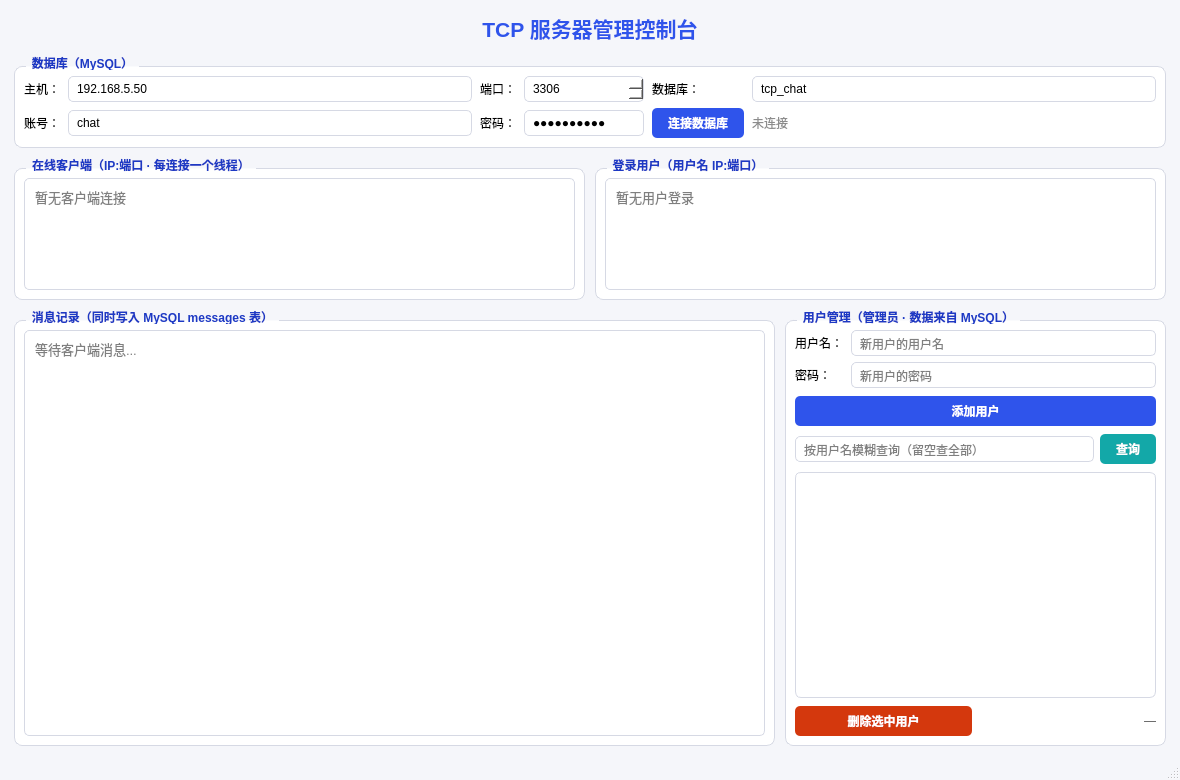
<?xml version="1.0" encoding="UTF-8"?>
<ui version="4.0">
 <class>MainWindow</class>
 <widget class="QMainWindow" name="MainWindow">
  <property name="geometry">
   <rect>
    <x>0</x>
    <y>0</y>
    <width>1180</width>
    <height>780</height>
   </rect>
  </property>
  <property name="minimumSize">
   <size>
    <width>1020</width>
    <height>660</height>
   </size>
  </property>
  <property name="windowTitle">
   <string>TCP服务器</string>
  </property>
  <property name="styleSheet">
   <string notr="true">QMainWindow, #centralwidget { background: #f5f6fa; }
QLabel#titleLabel { font-size: 16pt; font-weight: bold; color: #2f54eb; padding: 2px; }
QGroupBox {
  font-weight: bold;
  color: #1d39c4;
  border: 1px solid #d6d9e4;
  border-radius: 8px;
  margin-top: 10px;
  background: #ffffff;
}
QGroupBox::title {
  subcontrol-origin: margin;
  left: 12px;
  padding: 0 4px;
}
QPushButton {
  background: #2f54eb;
  color: #ffffff;
  border: none;
  border-radius: 5px;
  padding: 6px 16px;
  font-weight: bold;
}
QPushButton:hover { background: #4062f5; }
QPushButton:pressed { background: #1d39c4; }
QPushButton:disabled { background: #c3c9e8; color: #f4f5fb; }
QPushButton#deleteUserButton { background: #d4380d; }
QPushButton#deleteUserButton:hover { background: #e64a19; }
QPushButton#queryUserButton { background: #13a8a8; }
QPushButton#queryUserButton:hover { background: #19bcbc; }
QLineEdit, QTextEdit, QSpinBox {
  border: 1px solid #d6d9e4;
  border-radius: 5px;
  padding: 4px 6px;
  background: #ffffff;
  selection-background-color: #2f54eb;
}
QLineEdit:focus, QTextEdit:focus, QSpinBox:focus { border: 1px solid #2f54eb; }
QLineEdit[readOnly="true"] { background: #f0f2f7; }
QTextEdit { font-family: &quot;Microsoft YaHei&quot;, &quot;Consolas&quot;; font-size: 10pt; }
QTableView {
  border: 1px solid #d6d9e4;
  border-radius: 6px;
  background: #ffffff;
  gridline-color: #eef0f5;
  selection-background-color: #e6ebff;
  selection-color: #1d39c4;
}
QTableView::item { padding: 4px 6px; }
QHeaderView::section {
  background: #f0f3fb;
  color: #1d39c4;
  border: none;
  border-right: 1px solid #e2e6f0;
  border-bottom: 1px solid #d6d9e4;
  padding: 6px 6px;
  font-weight: bold;
}
QLabel#dbStatusLabel { color: #8c8c8c; }
QLabel#statsLabel { color: #595959; }</string>
  </property>
  <widget class="QWidget" name="centralwidget">
   <layout class="QVBoxLayout" name="mainLayout" stretch="0,0,0,1">
    <property name="leftMargin">
     <number>14</number>
    </property>
    <property name="topMargin">
     <number>10</number>
    </property>
    <property name="rightMargin">
     <number>14</number>
    </property>
    <property name="bottomMargin">
     <number>12</number>
    </property>
    <property name="spacing">
     <number>10</number>
    </property>
    <item>
     <widget class="QLabel" name="titleLabel">
      <property name="text">
       <string>TCP 服务器管理控制台</string>
      </property>
      <property name="alignment">
       <set>Qt::AlignCenter</set>
      </property>
     </widget>
    </item>
    <item>
     <widget class="QGroupBox" name="dbGroup">
      <property name="title">
       <string>数据库（MySQL）</string>
      </property>
      <layout class="QGridLayout" name="dbGrid" columnstretch="0,1,0,0,0,1">
       <property name="horizontalSpacing">
        <number>8</number>
       </property>
       <property name="verticalSpacing">
        <number>6</number>
       </property>
       <item row="0" column="0">
        <widget class="QLabel" name="dbHostLabel">
         <property name="text">
          <string>主机：</string>
         </property>
        </widget>
       </item>
       <item row="0" column="1">
        <widget class="QLineEdit" name="dbHostEdit">
         <property name="text">
          <string>192.168.5.50</string>
         </property>
         <property name="placeholderText">
          <string>MySQL 服务器 IP</string>
         </property>
        </widget>
       </item>
       <item row="0" column="2">
        <widget class="QLabel" name="dbPortLabel">
         <property name="text">
          <string>端口：</string>
         </property>
        </widget>
       </item>
       <item row="0" column="3">
        <widget class="QSpinBox" name="dbPortSpin">
         <property name="minimum">
          <number>1</number>
         </property>
         <property name="maximum">
          <number>65535</number>
         </property>
         <property name="value">
          <number>3306</number>
         </property>
        </widget>
       </item>
       <item row="0" column="4">
        <widget class="QLabel" name="dbNameLabel">
         <property name="text">
          <string>数据库：</string>
         </property>
        </widget>
       </item>
       <item row="0" column="5">
        <widget class="QLineEdit" name="dbNameEdit">
         <property name="text">
          <string>tcp_chat</string>
         </property>
        </widget>
       </item>
       <item row="1" column="0">
        <widget class="QLabel" name="dbUserLabel">
         <property name="text">
          <string>账号：</string>
         </property>
        </widget>
       </item>
       <item row="1" column="1">
        <widget class="QLineEdit" name="dbUserEdit">
         <property name="text">
          <string>chat</string>
         </property>
        </widget>
       </item>
       <item row="1" column="2">
        <widget class="QLabel" name="dbPassLabel">
         <property name="text">
          <string>密码：</string>
         </property>
        </widget>
       </item>
       <item row="1" column="3">
        <widget class="QLineEdit" name="dbPassEdit">
         <property name="echoMode">
          <enum>QLineEdit::Password</enum>
         </property>
         <property name="text">
          <string>chat123456</string>
         </property>
        </widget>
       </item>
       <item row="1" column="4">
        <widget class="QPushButton" name="dbConnectButton">
         <property name="text">
          <string>连接数据库</string>
         </property>
        </widget>
       </item>
       <item row="1" column="5">
        <widget class="QLabel" name="dbStatusLabel">
         <property name="text">
          <string>未连接</string>
         </property>
        </widget>
       </item>
      </layout>
     </widget>
    </item>
    <item>
     <layout class="QHBoxLayout" name="statusRow" stretch="1,1">
      <property name="spacing">
       <number>10</number>
      </property>
      <item>
       <widget class="QGroupBox" name="clientGroup">
        <property name="title">
         <string>在线客户端（IP:端口 · 每连接一个线程）</string>
        </property>
        <layout class="QVBoxLayout" name="clientLayout">
         <item>
          <widget class="QTextEdit" name="clientsTextEdit">
           <property name="minimumSize">
            <size>
             <width>0</width>
             <height>96</height>
            </size>
           </property>
           <property name="maximumSize">
            <size>
             <width>16777215</width>
             <height>112</height>
            </size>
           </property>
           <property name="readOnly">
            <bool>true</bool>
           </property>
           <property name="placeholderText">
            <string>暂无客户端连接</string>
           </property>
          </widget>
         </item>
        </layout>
       </widget>
      </item>
      <item>
       <widget class="QGroupBox" name="userGroup">
        <property name="title">
         <string>登录用户（用户名 IP:端口）</string>
        </property>
        <layout class="QVBoxLayout" name="userLayout">
         <item>
          <widget class="QTextEdit" name="usersTextEdit">
           <property name="minimumSize">
            <size>
             <width>0</width>
             <height>96</height>
            </size>
           </property>
           <property name="maximumSize">
            <size>
             <width>16777215</width>
             <height>112</height>
            </size>
           </property>
           <property name="readOnly">
            <bool>true</bool>
           </property>
           <property name="placeholderText">
            <string>暂无用户登录</string>
           </property>
          </widget>
         </item>
        </layout>
       </widget>
      </item>
     </layout>
    </item>
    <item>
     <layout class="QHBoxLayout" name="bottomRow" stretch="2,1">
      <property name="spacing">
       <number>10</number>
      </property>
      <item>
       <widget class="QGroupBox" name="msgGroup">
        <property name="title">
         <string>消息记录（同时写入 MySQL messages 表）</string>
        </property>
        <layout class="QVBoxLayout" name="msgLayout">
         <item>
          <widget class="QTextEdit" name="msgLineEdit">
           <property name="readOnly">
            <bool>true</bool>
           </property>
           <property name="placeholderText">
            <string>等待客户端消息...</string>
           </property>
          </widget>
         </item>
        </layout>
       </widget>
      </item>
      <item>
       <widget class="QGroupBox" name="manageGroup">
        <property name="title">
         <string>用户管理（管理员 · 数据来自 MySQL）</string>
        </property>
        <layout class="QVBoxLayout" name="manageLayout" stretch="0,0,0,1,0">
         <property name="spacing">
          <number>8</number>
         </property>
         <item>
          <layout class="QGridLayout" name="manageGrid" columnstretch="0,1">
           <property name="horizontalSpacing">
            <number>8</number>
           </property>
           <property name="verticalSpacing">
            <number>6</number>
           </property>
           <item row="0" column="0">
            <widget class="QLabel" name="regUserLabel">
             <property name="text">
              <string>用户名：</string>
             </property>
            </widget>
           </item>
           <item row="0" column="1">
            <widget class="QLineEdit" name="regUserEdit">
             <property name="placeholderText">
              <string>新用户的用户名</string>
             </property>
            </widget>
           </item>
           <item row="1" column="0">
            <widget class="QLabel" name="regPassLabel">
             <property name="text">
              <string>密码：</string>
             </property>
            </widget>
           </item>
           <item row="1" column="1">
            <widget class="QLineEdit" name="regPassEdit">
             <property name="echoMode">
              <enum>QLineEdit::Password</enum>
             </property>
             <property name="placeholderText">
              <string>新用户的密码</string>
             </property>
            </widget>
           </item>
          </layout>
         </item>
         <item>
          <widget class="QPushButton" name="addUserButton">
           <property name="text">
            <string>添加用户</string>
           </property>
          </widget>
         </item>
         <item>
          <layout class="QHBoxLayout" name="queryRow">
           <property name="spacing">
            <number>6</number>
           </property>
           <item>
            <widget class="QLineEdit" name="queryUserEdit">
             <property name="placeholderText">
              <string>按用户名模糊查询（留空查全部）</string>
             </property>
            </widget>
           </item>
           <item>
            <widget class="QPushButton" name="queryUserButton">
             <property name="text">
              <string>查询</string>
             </property>
            </widget>
           </item>
          </layout>
         </item>
         <item>
          <widget class="QTableView" name="usersTable">
           <property name="minimumSize">
            <size>
             <width>0</width>
             <height>150</height>
            </size>
           </property>
           <property name="editTriggers">
            <set>QAbstractItemView::NoEditTriggers</set>
           </property>
           <property name="alternatingRowColors">
            <bool>true</bool>
           </property>
           <property name="selectionBehavior">
            <enum>QAbstractItemView::SelectRows</enum>
           </property>
           <property name="sortingEnabled">
            <bool>true</bool>
           </property>
          </widget>
         </item>
         <item>
          <layout class="QHBoxLayout" name="footRow">
           <property name="spacing">
            <number>8</number>
           </property>
           <item>
            <widget class="QPushButton" name="deleteUserButton">
             <property name="text">
              <string>删除选中用户</string>
             </property>
            </widget>
           </item>
           <item>
            <widget class="QLabel" name="statsLabel">
             <property name="text">
              <string>—</string>
             </property>
             <property name="alignment">
              <set>Qt::AlignRight|Qt::AlignTrailing|Qt::AlignVCenter</set>
             </property>
            </widget>
           </item>
          </layout>
         </item>
        </layout>
       </widget>
      </item>
     </layout>
    </item>
   </layout>
  </widget>
  <widget class="QMenuBar" name="menubar">
   <property name="geometry">
    <rect>
     <x>0</x>
     <y>0</y>
     <width>1180</width>
     <height>22</height>
    </rect>
   </property>
  </widget>
  <widget class="QStatusBar" name="statusbar"/>
 </widget>
 <resources/>
 <connections/>
</ui>
